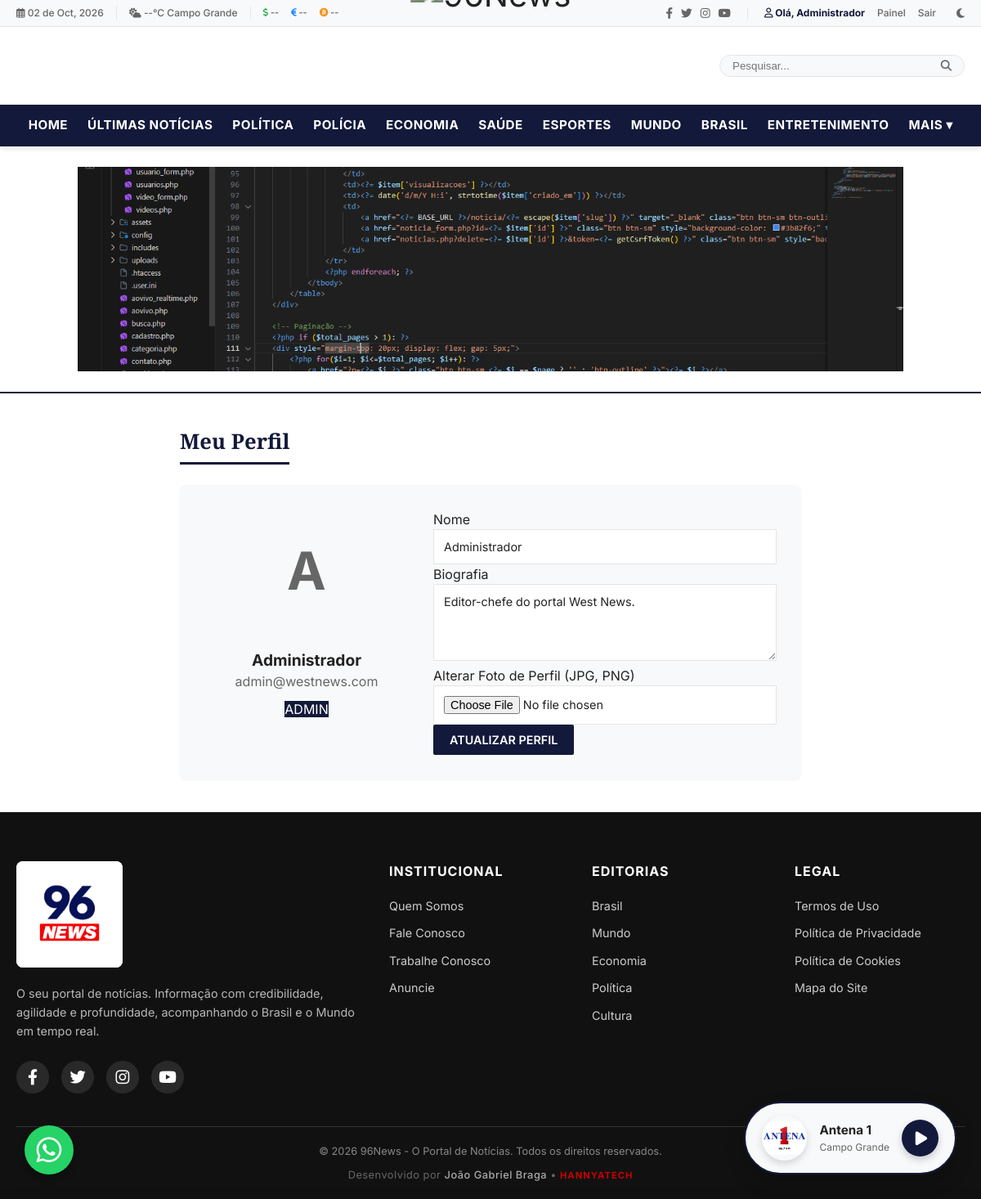
The app's page /perfil.php (signed in) with its own data.
### tables this page shows
CREATE TABLE banners (
            id INTEGER PRIMARY KEY AUTOINCREMENT,
            titulo VARCHAR(255) NOT NULL,
            imagem VARCHAR(255) NOT NULL,
            link VARCHAR(255) NOT NULL,
            status VARCHAR(20) DEFAULT 'ativo',
            criado_em DATETIME DEFAULT CURRENT_TIMESTAMP
        , posicao TEXT DEFAULT 'topo', ativo INTEGER DEFAULT 1, created_at DATETIME);

CREATE TABLE `usuarios` (
  `id` INTEGER PRIMARY KEY AUTOINCREMENT,
  `nome` TEXT NOT NULL,
  `email` TEXT NOT NULL UNIQUE,
  `senha` TEXT NOT NULL,
  `tipo` TEXT DEFAULT 'user',
  `foto_perfil` TEXT DEFAULT NULL,
  `bio` TEXT,
  `criado_em` TIMESTAMP DEFAULT CURRENT_TIMESTAMP,
  `atualizado_em` TIMESTAMP DEFAULT CURRENT_TIMESTAMP
, verificado INTEGER DEFAULT 0, token_verificacao TEXT DEFAULT NULL, created_at DATETIME);

### includes/auth.php (called while the page is built, shortened)
<?php
function isLoggedIn() {
    return isset($_SESSION['user_id']);
}
function isAdmin() {
    return isset($_SESSION['user_tipo']) && $_SESSION['user_tipo'] === 'admin';
}
function hasPanelAccess() {
    return isAdmin() || isJornalista();
}

### includes/functions.php (called while the page is built, shortened)
<?php
function escape($string) {
    if ($string === null) return '';
    return htmlspecialchars($string, ENT_QUOTES, 'UTF-8');
}

### perfil.php (the view, shortened to what this page needs)
<?php
require_once __DIR__ . '/includes/functions.php';
require_once __DIR__ . '/includes/auth.php';
$pdo = Database::getInstance();
$user_id = $_SESSION['user_id'];
$stmt = $pdo->prepare("SELECT * FROM usuarios WHERE id = ?");
$stmt->execute([$user_id]);
$user = $stmt->fetch();
require_once __DIR__ . '/includes/header.php';
?>
<div class="container" style="max-width: 800px; padding: 40px 20px; min-height: 60vh;">
    <h1 class="section-title">Meu Perfil</h1>
    <div style="background-color: var(--color-surface); padding: 30px; border-radius: 8px; box-shadow: var(--shadow-sm); display: flex; gap: 30px; flex-wrap: wrap;">
        <div style="flex: 1; min-width: 250px; text-align: center;">
            <div style="width: 150px; height: 150px; border-radius: 50%; background-color: var(--color-gray-medium); margin: 0 auto 20px; overflow: hidden; display: flex; align-items: center; justify-content: center;">
                <?php if ($user['foto_perfil']): ?>
                    <img src="<?= BASE_URL ?>/uploads/avatares/<?= escape($user['foto_perfil']) ?>" alt="Foto" style="width: 100%; height: 100%; object-fit: cover;">
                <?php else: ?>
                    <span style="font-size: 4rem; font-weight: bold; color: var(--color-text-muted);"><?= strtoupper(substr($user['nome'], 0, 1)) ?></span>
                <?php endif; ?>
            </div>
            <p style="font-weight: bold; font-size: 1.2rem;"><?= escape($user['nome']) ?></p>
            <p style="color: var(--color-text-muted);"><?= escape($user['email']) ?></p>
            <p style="margin-top: 10px;"><span class="badge-urgente" style="background-color: var(--color-primary); color: white;"><?= strtoupper($user['tipo']) ?></span></p>
        </div>
        <div style="flex: 2; min-width: 300px;">
            <form action="perfil.php" method="POST" enctype="multipart/form-data">
                <div class="form-group">
                    <label for="nome">Nome</label>
                    <input type="text" id="nome" name="nome" class="form-control" value="<?= escape($user['nome']) ?>" required>
                </div>
                <div class="form-group">
                    <label for="bio">Biografia</label>
                    <textarea id="bio" name="bio" class="form-control" rows="4"><?= escape($user['bio']) ?></textarea>
                </div>
                <div class="form-group">
                    <label for="foto_perfil">Alterar Foto de Perfil (JPG, PNG)</label>
                    <input type="file" id="foto_perfil" name="foto_perfil" class="form-control" accept="image/jpeg, image/png, image/webp">
                </div>
                <button type="submit" class="btn">Atualizar Perfil</button>
            </form>
        </div>
    </div>
</div>
<?php require_once __DIR__ . '/includes/footer.php'; ?>

### includes/header.php (shortened to what this page needs)
<?php
require_once __DIR__ . '/functions.php';
require_once __DIR__ . '/auth.php';
$pdo = Database::getInstance();
try {
    $db_driver = DB_DRIVER ?? 'sqlite';
    if ($db_driver === 'sqlite') {
        $pdo->exec("CREATE TABLE IF NOT EXISTS banners (
            id INTEGER PRIMARY KEY AUTOINCREMENT,
            titulo VARCHAR(255) NOT NULL,
            imagem VARCHAR(255) NOT NULL,
            link VARCHAR(255) NOT NULL,
            status VARCHAR(20) DEFAULT 'ativo',
            criado_em DATETIME DEFAULT CURRENT_TIMESTAMP
        )");
    } else if ($db_driver === 'mysql') {
        $pdo->exec("CREATE TABLE IF NOT EXISTS banners (
            id INT AUTO_INCREMENT PRIMARY KEY,
            titulo VARCHAR(255) NOT NULL,
            imagem VARCHAR(255) NOT NULL,
            link VARCHAR(255) NOT NULL,
            status VARCHAR(20) DEFAULT 'ativo',
            criado_em DATETIME DEFAULT CURRENT_TIMESTAMP
        )");
    } else if ($db_driver === 'pgsql') {
        $pdo->exec("CREATE TABLE IF NOT EXISTS banners (
            id SERIAL PRIMARY KEY,
            titulo VARCHAR(255) NOT NULL,
            imagem VARCHAR(255) NOT NULL,
            link VARCHAR(255) NOT NULL,
            status VARCHAR(20) DEFAULT 'ativo',
            criado_em TIMESTAMP DEFAULT CURRENT_TIMESTAMP
        )");
    }
} catch(Exception $e) {}
if (isset($pdo)) {
    $now = date('Y-m-d H:i:s');
    $pdo->prepare("UPDATE noticias SET status = 'publicado', data_agendamento = NULL, criado_em = ? WHERE status = 'rascunho' AND data_agendamento IS NOT NULL AND data_agendamento <= ?")->execute([$now, $now]);
}
?>
<!DOCTYPE html>
<html lang="pt-BR">
<head>
    <link rel="stylesheet" href="https://cdnjs.cloudflare.com/ajax/libs/font-awesome/6.4.0/css/all.min.css">
    <link rel="stylesheet" href="<?= BASE_URL ?>/assets/css/style.css?v=<?= filemtime(__DIR__ . '/../assets/css/style.css') ?>">
</head>
<body>
<header class="site-header">
    <div class="header-top">
        <div class="container">
            <div class="header-top-left" style="display: flex; align-items: center; gap: 15px; flex-wrap: wrap;">
                <span><i class="far fa-calendar-alt"></i> <?= date('d \d\e M, Y') ?></span>
                <span id="temp-display" style="border-left: 1px solid var(--color-border); padding-left: 15px;"><i class="fas fa-cloud-sun"></i> --°C Campo Grande</span>
                <span id="finance-display" style="border-left: 1px solid var(--color-border); padding-left: 15px; display: flex; gap: 15px; align-items: center; font-size: 0.9em; font-weight: 600;">
                    <span title="Dólar Comercial"><i class="fas fa-dollar-sign" style="color: #28a745;"></i> <span id="usd-rate">--</span></span>
                    <span title="Euro"><i class="fas fa-euro-sign" style="color: #007bff;"></i> <span id="eur-rate">--</span></span>
                    <span title="Bitcoin"><i class="fab fa-bitcoin" style="color: #f7931a;"></i> <span id="btc-rate">--</span></span>
                </span>
            </div>
            <div class="header-top-right">
                <div class="header-social">
                    <a href="#"><i class="fab fa-facebook-f"></i></a>
                    <a href="#"><i class="fab fa-twitter"></i></a>
                    <a href="#"><i class="fab fa-instagram"></i></a>
                    <a href="#"><i class="fab fa-youtube"></i></a>
                </div>
                <?php if (isLoggedIn()): ?>
                    <a href="<?= BASE_URL ?>/perfil.php" style="font-weight: 700; color: var(--color-primary);"><i class="far fa-user"></i> Olá, <?= escape(explode(' ', $_SESSION['user_nome'])[0]) ?></a>
                    <?php if (hasPanelAccess()): ?>
                        <a href="<?= BASE_URL ?>/admin/index.php">Painel</a>
                    <?php endif; ?>
                    <a href="<?= BASE_URL ?>/logout.php">Sair</a>
                <?php else: ?>
                    <a href="<?= BASE_URL ?>/login.php" style="font-weight: 700; color: var(--color-text);"><i class="far fa-user"></i> Entrar</a>
                    <a href="<?= BASE_URL ?>/cadastro.php" style="font-weight: 700; color: var(--color-accent);">Assine</a>
                <?php endif; ?>
                <button class="theme-toggle" aria-label="Tema" style="background: none; border: none; cursor: pointer; color: var(--color-text-muted); margin-left: 10px;"><i class="fas fa-moon"></i></button>
            </div>
        </div>
    </div>
    <div class="header-main">
        <div class="container" style="display: grid; grid-template-columns: 1fr auto 1fr; align-items: center; gap: 20px;">
            <div style="display: flex; justify-content: center; margin-bottom: -15px;">
                <a href="<?= BASE_URL ?>/" class="logo" style="display: block; text-decoration: none;">
                    <img src="<?= BASE_URL ?>/assets/logo-96news.png" alt="96News" style="height: 100px; transform: scale(2.5); width: auto; mix-blend-mode: multiply; object-fit: contain;">
                </a>
            </div>
            <div style="display: flex; justify-content: flex-end; position: relative;">
                <div class="search-container" style="position: relative; width: 100%; max-width: 300px;">
                    <form action="<?= BASE_URL ?>/busca.php" method="GET" style="display: flex; align-items: center; border: 1px solid var(--color-border); border-radius: 20px; padding: 5px 15px; background: var(--color-surface);">
                        <input type="text" name="q" id="smart-search-input" placeholder="Pesquisar..." autocomplete="off" style="border: none; background: transparent; outline: none; width: 100%; color: var(--color-text);">
                        <button type="submit" style="background: transparent; border: none; cursor: pointer; color: var(--color-text-muted);"><i class="fas fa-search"></i></button>
                    </form>
                </div>
            </div>
        </div>
    </div>
    <nav class="header-nav">
        <div class="container">
            <ul class="nav-links">
                <li><a href="<?= BASE_URL ?>/">HOME</a></li>
                <li><a href="<?= BASE_URL ?>/categoria/ultimas-noticias">ÚLTIMAS NOTÍCIAS</a></li>
                <li><a href="<?= BASE_URL ?>/categoria/politica">POLÍTICA</a></li>
                <li><a href="<?= BASE_URL ?>/categoria/policia">POLÍCIA</a></li>
                <li><a href="<?= BASE_URL ?>/categoria/economia">ECONOMIA</a></li>
                <li><a href="<?= BASE_URL ?>/categoria/saude">SAÚDE</a></li>
                <li><a href="<?= BASE_URL ?>/categoria/esportes">ESPORTES</a></li>
                <li><a href="<?= BASE_URL ?>/categoria/mundo">MUNDO</a></li>
                <li><a href="<?= BASE_URL ?>/categoria/brasil">BRASIL</a></li>
                <li><a href="<?= BASE_URL ?>/categoria/entretenimento">ENTRETENIMENTO</a></li>
                <li class="nav-dropdown">
                    <a href="javascript:void(0)" class="dropdown-trigger">MAIS ▾</a>
                </li>
            </ul>
        </div>
    </nav>
<?php
try {
    if (isset($pdo)) {
        $stmtBanners = $pdo->query("SELECT * FROM banners WHERE status = 'ativo'");
        if ($stmtBanners) {
            $displayBanners = $stmtBanners->fetchAll();
            if (count($displayBanners) > 0) {
?>
                <div class="top-banner-container" style="padding: 25px 0; background-color: var(--color-bg); text-align: center;">
                    <div class="container" style="max-width: 1050px;">
                        <div id="top-banner-carousel" style="position: relative; overflow: hidden; width: 100%; display: flex; justify-content: center;">
                            <?php foreach ($displayBanners as $i => $banner): ?>
                                <a href="<?= escape($banner['link']) ?>" target="_blank" class="top-banner-slide" style="display: <?= $i === 0 ? 'block' : 'none' ?>; width: 100%;">
                                    <img src="<?= BASE_URL ?>/uploads/banners/<?= escape($banner['imagem']) ?>" alt="<?= escape($banner['titulo']) ?>" style="width: 100%; height: auto; max-height: 250px; object-fit: cover; margin: 0 auto;">
                                </a>
                            <?php endforeach; ?>
                        </div>
                    </div>
                </div>
<?php
            }
        }
    }
} catch (Throwable $e) {
    echo "";
}
?>
</header>
<main class="site-main">

### assets/css/style.css (style rules this page uses)
:root { --color-primary: #13193a; --color-primary-light: #1d2657; --color-accent: #CC0000; --color-text: #222222; --color-text-muted: #666666; --color-bg: #FFFFFF; --color-surface: #F8F9FA; --color-border: #E5E5E5; --color-footer-bg: #111111; --color-footer-text: #CCCCCC; --font-title: 'Merriweather', serif; --font-family: 'Inter', sans-serif; --shadow-sm: 0 1px 3px rgba(0,0,0,0.05); --transition: all 0.2s ease-in-out; }
* { margin: 0; padding: 0; box-sizing: border-box; }
body { font-family: var(--font-family); background-color: var(--color-bg); color: var(--color-text); line-height: 1.5; -webkit-font-smoothing: antialiased; }
a { text-decoration: none; color: inherit; transition: var(--transition); }
img { max-width: 100%; height: auto; display: block; object-fit: cover; }
.container { width: 100%; max-width: 1200px; margin: 0 auto; padding: 0 20px; }
h1, h2, h3, h4, h5, h6 { font-family: var(--font-title); font-weight: 700; color: var(--color-text); }
.site-header { background-color: var(--color-bg); border-bottom: 2px solid var(--color-primary); }
.header-top { background-color: var(--color-surface); border-bottom: 1px solid var(--color-border); padding: 6px 0; font-size: 0.75rem; color: var(--color-text-muted); font-weight: 500; }
.header-top .container { display: flex; justify-content: space-between; align-items: center; }
.header-top-left { display: flex; gap: 15px; align-items: center; }
.header-top-right { display: flex; gap: 15px; align-items: center; }
.header-social { display: flex; gap: 10px; font-size: 0.85rem; }
.header-main { padding: 5px 0; text-align: center; position: relative; }
.header-main .logo img { height: 180px; width: auto; margin: 0 auto; mix-blend-mode: multiply; object-fit: contain; transform: scale(2.4); }
.header-nav { border-top: none; border-bottom: none; position: sticky; top: 0; background: var(--color-primary); z-index: 100; box-shadow: 0 4px 6px -1px rgba(0,0,0,0.1); }
.nav-links { list-style: none; display: flex; justify-content: center; flex-wrap: nowrap !important; white-space: nowrap; }
.nav-links li a { display: block; padding: 14px 12px; font-size: 0.95rem; font-weight: 700; text-transform: uppercase; color: #ffffff; position: relative; letter-spacing: 0.5px; transition: color 0.2s ease; white-space: nowrap; }
.nav-links li a::after { content: ''; position: absolute; bottom: 0; left: 0; width: 100%; height: 3px; background-color: var(--color-accent); transform: scaleX(0); transition: transform 0.2s ease; }
.nav-dropdown { position: relative; }
.section-title { font-family: var(--font-title); font-size: 1.6rem; font-weight: 800; margin-bottom: 25px; display: inline-block; padding-bottom: 5px; border-bottom: 3px solid var(--color-primary); color: var(--color-primary); }
.btn { display: inline-block; padding: 10px 20px; background-color: var(--color-primary); color: #fff; font-family: var(--font-family); font-weight: 600; font-size: 0.9rem; text-transform: uppercase; border: none; cursor: pointer; border-radius: 2px; }
.form-control { width: 100%; padding: 12px; border: 1px solid var(--color-border); font-family: var(--font-family); font-size: 0.9rem; background: var(--color-bg); color: var(--color-text); }
.top-banner-container { transition: var(--transition); }
.top-banner-slide img { transition: transform 0.3s ease; }

### records on screen
banners: imagem (picture)
usuarios: nome "A", nome "Administrador", email "admin@westnews.com", tipo "ADMIN", bio "Editor-chefe do portal West News."

### other values on screen
explode(' ', $_SESSION['user_nome'])[0] "Administrador"
